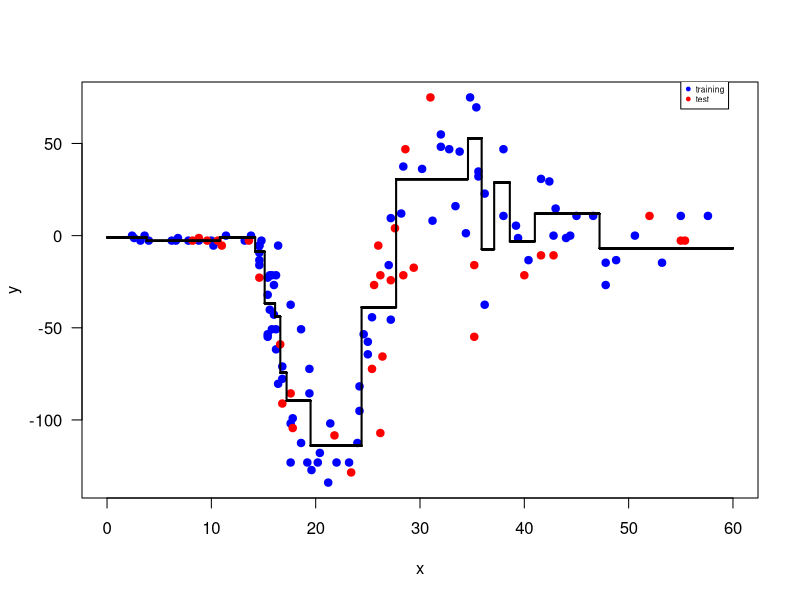
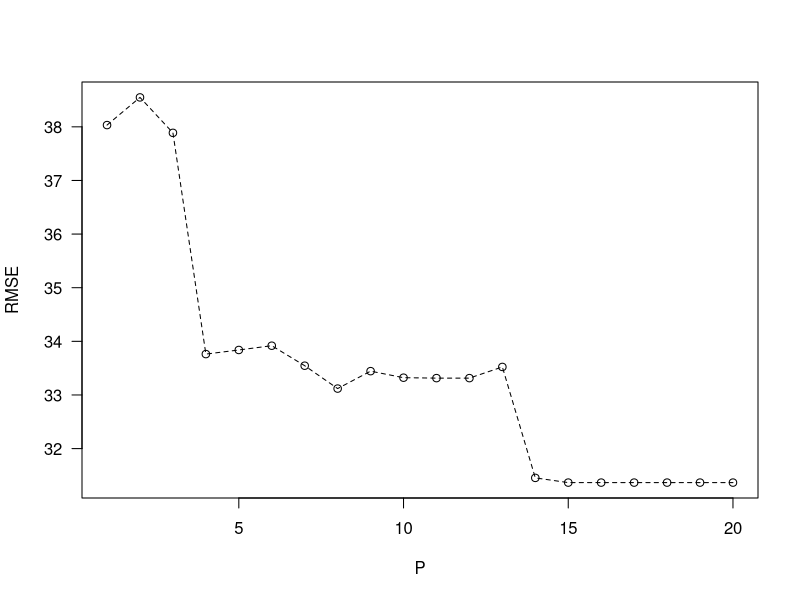

These charts were generated, in order, by the following R code:
# Zafer Cavdar - COMP 421 Homework 5 - Decision Tree Regression
# Reference: Textbook Introduction to Machine Learning, Ethem Alpaydin

# QUESTION 1 - Read data, create train and test dataset.
data_set <- read.csv("hw05_data_set.csv")
x_all <- data_set$x
y_all <- data_set$y

set.seed(521)
train_indices <- sample(length(x_all), 100)
x_train <- x_all[train_indices]
y_train <- y_all[train_indices]
x_test <- x_all[-train_indices]
y_test <- y_all[-train_indices]
minimum_value <- floor(min(x_all)) - 2 
maximum_value <- ceiling(max(x_all)) + 2
N_train <- length(x_train)
N_test <- length(x_test)

# QUESTION 2 - Implement Decision Tree Regression algorithm with P pruning parameter

DecisionTreeRegression <- function(P) {
  # reset variables
  node_splits <- c()
  node_means <- c()
  
  # put all training instances into the root node
  node_indices <- list(1:N_train)
  is_terminal <- c(FALSE)
  need_split <- c(TRUE)
  
  # learning algorithm
  while (1) {
    # find nodes that need splitting
    split_nodes <- which(need_split)
    # check whether we reach all terminal nodes
    if (length(split_nodes) == 0) {
      break
    }
    # find best split positions for all nodes
    for (split_node in split_nodes) {
      data_indices <- node_indices[[split_node]]
      need_split[split_node] <- FALSE
      node_mean <- mean(y_train[data_indices])
      if (length(x_train[data_indices]) <= P) {
        is_terminal[split_node] <- TRUE
        node_means[split_node] <- node_mean
      } else {
        is_terminal[split_node] <- FALSE
        unique_values <- sort(unique(x_train[data_indices]))
        split_positions <- (unique_values[-1] + unique_values[-length(unique_values)]) / 2
        split_scores <- rep(0, length(split_positions))
        for (s in 1:length(split_positions)) {
          left_indices <- data_indices[which(x_train[data_indices] <= split_positions[s])]
          right_indices <- data_indices[which(x_train[data_indices] > split_positions[s])]
          total_error <- 0
          if (length(left_indices) > 0) {
            mean <- mean(y_train[left_indices])
            total_error <- total_error + sum((y_train[left_indices] - mean) ^ 2)
          }
          if (length(right_indices) > 0) {
            mean <- mean(y_train[right_indices])
            total_error <- total_error + sum((y_train[right_indices] - mean) ^ 2)
          }
          split_scores[s] <- total_error / (length(left_indices) + length(right_indices))
        }
        if (length(unique_values) == 1) {
          is_terminal[split_node] <- TRUE
          node_means[split_node] <- node_mean
          next 
        }
        best_split <- split_positions[which.min(split_scores)]
        node_splits[split_node] <- best_split
        
        # create left node using the selected split
        left_indices <- data_indices[which(x_train[data_indices] < best_split)]
        node_indices[[2 * split_node]] <- left_indices
        is_terminal[2 * split_node] <- FALSE
        need_split[2 * split_node] <- TRUE
        
        # create right node using the selected split
        right_indices <- data_indices[which(x_train[data_indices] >= best_split)]
        node_indices[[2 * split_node + 1]] <- right_indices
        is_terminal[2 * split_node + 1] <- FALSE
        need_split[2 * split_node + 1] <- TRUE
      }
    }
  }
  result <- list("splits"= node_splits, "means"= node_means, "is_terminal"= is_terminal)
  return(result)
}

# QUESTION 3 - Learn a DT with P = 10 and plot
P <- 10
result <- DecisionTreeRegression(P)
node_splits <- result$splits
node_means <- result$means
is_terminal <- result$is_terminal

# define regression function
get_prediction <- function(dp, is_terminal, node_splits, node_means){
  index <- 1
  while (1) {
    if (is_terminal[index] == TRUE) {
      return(node_means[index])
    } else {
      if (dp <= node_splits[index]) {
        index <- index * 2
      } else {
        index <- index * 2 + 1
      }
    }
  }
}

#plot train data, test data and fit in the figure
plot(x_train, y_train, type = "p", pch = 19, col = "blue",
     ylim = c(min(y_train), max(y_train)), xlim = c(minimum_value, maximum_value),
     ylab = "y", xlab = "x", las = 1)
points(x_test, y_test, type = "p", pch = 19, col= "red")
legend(55,85, legend=c("training", "test"),
       col=c("blue", "red"), pch = 19, cex = 0.5, bty = "y")
grid_interval <- 0.01
data_interval <- seq(from = minimum_value, to = maximum_value, by = grid_interval)
for (b in 1:length(data_interval)) {
  x_left <- data_interval[b]
  x_right <- data_interval[b+1]
  lines(c(x_left, x_right), c(get_prediction(x_left, is_terminal, node_splits, node_means), get_prediction(x_left, is_terminal, node_splits, node_means)), lwd = 2, col = "black")
  if (b < length(data_interval)) {
    lines(c(x_right, x_right), c(get_prediction(x_left, is_terminal, node_splits, node_means), get_prediction(x_right, is_terminal, node_splits, node_means)), lwd = 2, col = "black") 
  }
}

# QUESTION 4- Calculate RMSE for test data points
y_test_predicted <- sapply(X=1:N_test, FUN = function(i) get_prediction(x_test[i], is_terminal, node_splits, node_means))
RMSE <- sqrt(sum((y_test - y_test_predicted) ^ 2) / length(y_test))
sprintf("RMSE is %s when P is %s", RMSE, P)

# QUESTION 5 - P vs RMSE
RMSEs <- sapply(X=1:20, FUN = function(p) {
  sprintf("Calculating RMSE for %d", p)
  result <- DecisionTreeRegression(p)
  node_splits <- result$splits
  node_means <- result$means
  is_terminal <- result$is_terminal
  y_test_predicted <- sapply(X=1:N_test, FUN = function(i) get_prediction(x_test[i], is_terminal, node_splits, node_means))
  RMSE <- sqrt(sum((y_test - y_test_predicted) ^ 2) / length(y_test))
})

plot(1:20, RMSEs,
     type = "o", lwd = 1, las = 1, pch = 1, lty = 2,
     xlab = "P", ylab = "RMSE")
